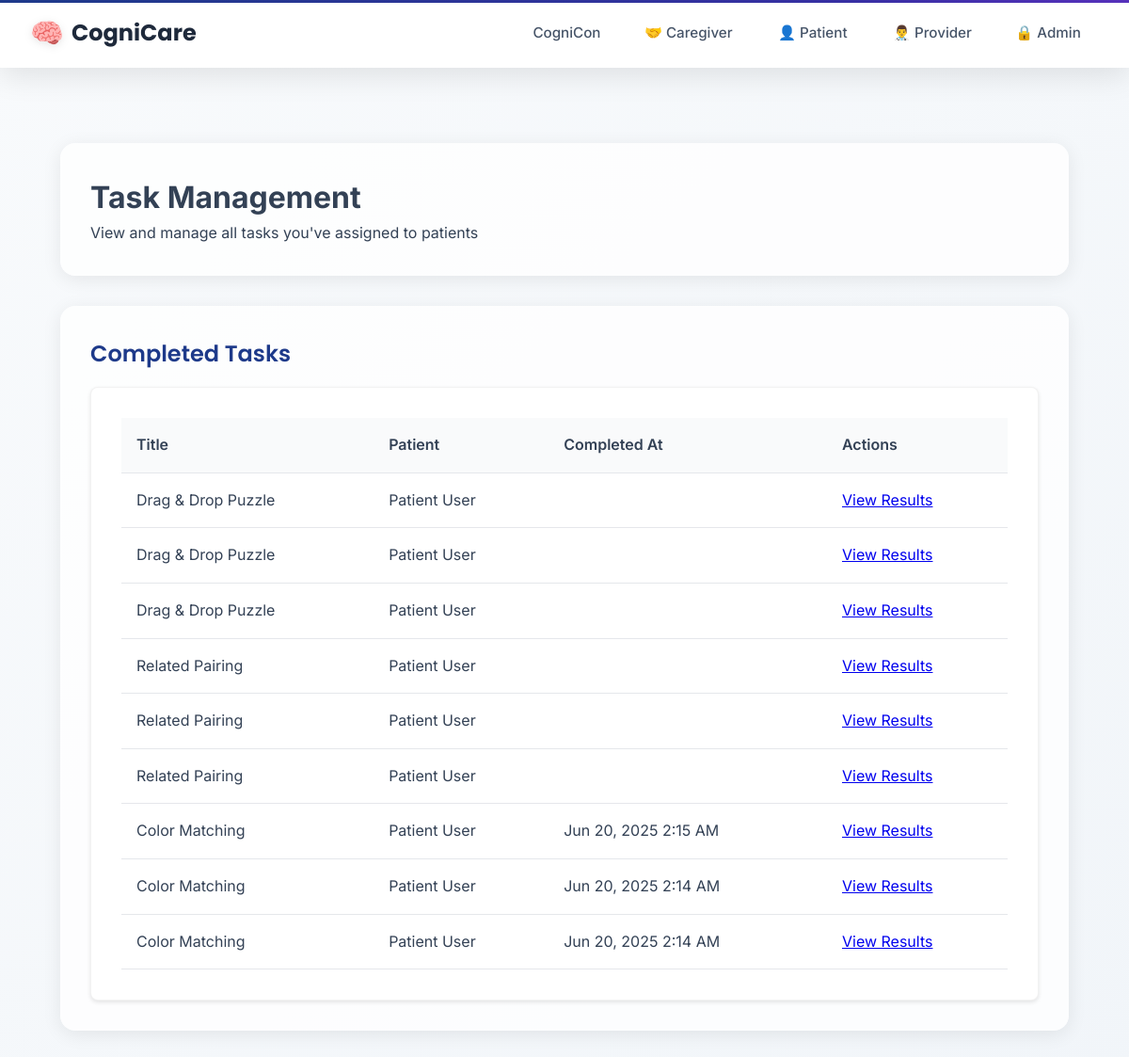
The page /tasks/provider/tasks/ (signed in) on the database its author committed.
### taskmanager/models.py (models this page shows, shortened)
class Task(models.Model):
    title = models.CharField(max_length=255)
    description = models.TextField(blank=True, null=True)
    task_type = models.CharField(max_length=50, choices=TASK_TYPES)
    difficulty = models.CharField(
        max_length=50,
        choices=DIFFICULTY_LEVELS,
        blank=True,
        null=True,
        help_text="Cognitive difficulty level for games"
    )
    assigned_by = models.ForeignKey(UserProfile, related_name='assigned_tasks', on_delete=models.CASCADE)
    assigned_to = models.ForeignKey(UserProfile, related_name='tasks', on_delete=models.CASCADE)
    completed_by = models.ForeignKey(UserProfile, related_name='completed_tasks', on_delete=models.SET_NULL, null=True, blank=True)
    status = models.CharField(max_length=20, choices=[
        ('assigned', 'Assigned'),
        ('in_progress', 'In Progress'),
        ('completed', 'Completed'),
    ], default='assigned')
    created_at = models.DateTimeField(auto_now_add=True)
    assigned_at = models.DateTimeField(auto_now_add=True)
    due_date = models.DateTimeField(blank=True, null=True)
    completed_at = models.DateTimeField(null=True, blank=True)
    task_config = models.JSONField(default=dict, blank=True)
    class Meta:
        ordering = ['-created_at']

### users/models.py (models this page shows, shortened)
class UserProfile(models.Model):
    USER_TYPES = (
        ('admin', 'Administrator'),  # Admin users
        ('provider', 'Healthcare Provider'),  # Docs + Nurses
        ('caregiver', 'Caregiver'),  # Caregivers
        ('patient', 'Patient'),  # All patients
    )
    user = models.OneToOneField(User, on_delete=models.CASCADE, related_name='profile')  # each user must have a profile
    user_type = models.CharField(max_length=20, choices=USER_TYPES)  # set specific user role
    provider = models.ForeignKey('self', on_delete=models.SET_NULL, null=True, blank=True,
                                related_name='managed_patients', limit_choices_to={'user_type': 'provider'})  # provider link
    patient = models.ForeignKey('self', on_delete=models.SET_NULL, null=True, blank=True,
                               related_name='caregivers', limit_choices_to={'user_type': 'patient'})  # patienr link
    linked_patients = models.ManyToManyField(
        'self',
        symmetrical=False,
        related_name='linked_caregivers',
        limit_choices_to={'user_type': 'patient'},
        blank=True,
        help_text="Patients this caregiver can access"  # Caregivers can see these patients
    )

### taskmanager/views.py (the view)
# urls.py: path('provider/tasks/', views.provider_task_management, name='provider_task_management'),
@login_required
def provider_task_management(request):
    if not hasattr(request.user, 'profile') or request.user.profile.user_type != 'provider':
        messages.error(request, 'You do not have permission to access task management.')
        return redirect('home')
    assigned_tasks = Task.objects.filter(assigned_by=request.user.profile)
    context = {
        'assigned_tasks': assigned_tasks,
        'pending_tasks': assigned_tasks.filter(status__in=['assigned', 'in_progress']),
        'completed_tasks': assigned_tasks.filter(status='completed'),
    }
    return render(request, 'tasks/assign/provider_task_management.html', context)

### templates/tasks/assign/provider_task_management.html (shortened to what this page needs)
{% extends 'layouts/base.html' %}
{% block content %}
<div class="container">
    <div class="section">
        <h1>Task Management</h1>
        <p>View and manage all tasks you've assigned to patients</p>
    </div>
    {% if completed_tasks %}
    <div class="section">
        <h2>Completed Tasks</h2>
        <div class="card">
            <table class="table">
                <thead>
                    <tr>
                        <th>Title</th>
                        <th>Patient</th>
                        <th>Completed At</th>
                        <th>Actions</th>
                    </tr>
                </thead>
                <tbody>
                    {% for task in completed_tasks %}
                    <tr>
                        <td>{{ task.title }}</td>
                        <td>{{ task.assigned_to.user.get_full_name }}</td>
                        <td>{{ task.completed_at|date:"M d, Y g:i A" }}</td>
                        <td>
                            <a href="{% url 'taskmanager:task_results' task.id %}" class="mdc-button mdc-button--raised">View Results</a>
                        </td>
                    </tr>
                    {% endfor %}
                </tbody>
            </table>
        </div>
    </div>
    {% endif %}
</div>
{% endblock %}

### static/css/base.css (style rules this page uses)
:root { --patient-primary: #9333ea; --patient-secondary: #7c3aed; --patient-accent: #8b5cf6; --caregiver-primary: #059669; --caregiver-secondary: #047857; --caregiver-accent: #10b981; --provider-primary: #1e3a8a; --provider-secondary: #1e40af; --provider-accent: #3730a3; --admin-primary: #1a202c; --admin-secondary: #2d3748; --admin-accent: #fbbf24; --neutral-50: #f8fafc; --neutral-100: #f1f5f9; --neutral-200: #e2e8f0; --neutral-300: #cbd5e1; --neutral-400: #94a3b8; --neutral-500: #64748b; --neutral-600: #475569; --neutral-700: #334155; --neutral-800: #1e293b; --neutral-900: #0f172a; }
* { margin: 0; padding: 0; box-sizing: border-box; }
body { background: linear-gradient(135deg, var(--neutral-50) 0%, var(--neutral-100) 100%); font-family: 'Inter', -apple-system, BlinkMacSystemFont, 'Segoe UI', Roboto, sans-serif; min-height: 100vh; color: var(--neutral-700); line-height: 1.6; }

### static/css/design-system.css (style rules this page uses)
.card { background: white; border-radius: 16px; box-shadow: 0 8px 32px rgba(0,0,0,0.1); border: 1px solid rgba(0,0,0,0.05); overflow: hidden; transition: all 0.3s ease; }

### static/css/pages.css (style rules this page uses)
.section { margin-bottom: 3rem; padding: 2rem; background: rgba(255, 255, 255, 0.8); border-radius: 16px; box-shadow: 0 4px 20px rgba(0, 0, 0, 0.08); }
.section h2 { color: var(--provider-primary); font-weight: 600; margin-bottom: 1rem; font-family: 'Poppins', sans-serif; }

### templates/tasks/assign/provider_task_management.html (style rules this page uses)
.container { max-width: 1200px; margin: 0 auto; padding: 2rem; }
.section { margin-bottom: 2rem; }
.card { background: white; border-radius: 8px; box-shadow: 0 2px 4px rgba(0,0,0,0.1); overflow: hidden; padding: 2rem; }
.table { width: 100%; border-collapse: collapse; }
.table th, .table td { padding: 1rem; text-align: left; border-bottom: 1px solid #e5e7eb; }
.table th { background-color: #f9fafb; font-weight: 600; }

### rows shown on the page
Task: title "Drag & Drop Puzzle", assigned_to.user.get_full_name "Patient User"
Task: title "Drag & Drop Puzzle", assigned_to.user.get_full_name "Patient User"
Task: title "Drag & Drop Puzzle", assigned_to.user.get_full_name "Patient User"
Task: title "Related Pairing", assigned_to.user.get_full_name "Patient User"
Task: title "Related Pairing", assigned_to.user.get_full_name "Patient User"
Task: title "Related Pairing", assigned_to.user.get_full_name "Patient User"
Task: title "Color Matching", assigned_to.user.get_full_name "Patient User", completed_at "Jun 20, 2025 2:15 AM"
Task: title "Color Matching", assigned_to.user.get_full_name "Patient User", completed_at "Jun 20, 2025 2:14 AM"
Task: title "Color Matching", assigned_to.user.get_full_name "Patient User", completed_at "Jun 20, 2025 2:14 AM"
